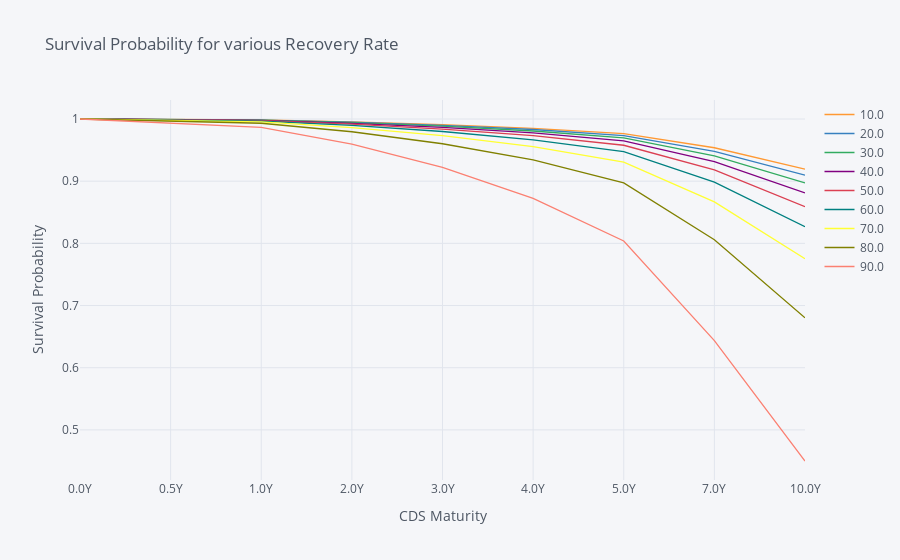

This figure's notebook cell:
### Code cell
# plot probabilities for various recovery rate
sp = pd.DataFrame()

for i in np.arange(0.1, 1, 0.1):
    sp[i] = get_survival_probability(UAE.tenor,UAE.disc_factors,UAE.mid,i)['Survival']

sp.columns = np.around(sp.columns*100)
sp.index = [str(i)+'Y' for i in Survival_data.Maturity.unique()]
sp.iplot(title='Survival Probability for various Recovery Rate',
         xTitle='CDS Maturity', 
         yTitle='Survival Probability',
         labels = sp.columns)

### Figure 1 — Plotly figure (JSON) as saved in the notebook; plotly's stock layout.template omitted (floating-point values rounded to 4 significant figures)
{"data": [{"line": {"color": "rgba(255, 153, 51, 1.0)", "dash": "solid", "shape": "linear", "width": 1.3}, "mode": "lines", "name": "10.0", "text": "", "type": "scatter", "x": ["0.0Y", "0.5Y", "1.0Y", "2.0Y", "3.0Y", "4.0Y", "5.0Y", "7.0Y", "10.0Y"], "y": [1, 0.9993, 0.9985, 0.9954, 0.991, 0.985, 0.9763, 0.9537, 0.9193]}, {"line": {"color": "rgba(55, 128, 191, 1.0)", "dash": "solid", "shape": "linear", "width": 1.3}, "mode": "lines", "name": "20.0", "text": "", "type": "scatter", "x": ["0.0Y", "0.5Y", "1.0Y", "2.0Y", "3.0Y", "4.0Y", "5.0Y", "7.0Y", "10.0Y"], "y": [1, 0.9992, 0.9983, 0.9948, 0.9899, 0.9831, 0.9734, 0.9481, 0.9097]}, {"line": {"color": "rgba(50, 171, 96, 1.0)", "dash": "solid", "shape": "linear", "width": 1.3}, "mode": "lines", "name": "30.0", "text": "", "type": "scatter", "x": ["0.0Y", "0.5Y", "1.0Y", "2.0Y", "3.0Y", "4.0Y", "5.0Y", "7.0Y", "10.0Y"], "y": [1, 0.9991, 0.998, 0.9941, 0.9885, 0.9807, 0.9697, 0.9409, 0.8974]}, {"line": {"color": "rgba(128, 0, 128, 1.0)", "dash": "solid", "shape": "linear", "width": 1.3}, "mode": "lines", "name": "40.0", "text": "", "type": "scatter", "x": ["0.0Y", "0.5Y", "1.0Y", "2.0Y", "3.0Y", "4.0Y", "5.0Y", "7.0Y", "10.0Y"], "y": [1, 0.9989, 0.9977, 0.9931, 0.9865, 0.9776, 0.9647, 0.9313, 0.8812]}, {"line": {"color": "rgba(219, 64, 82, 1.0)", "dash": "solid", "shape": "linear", "width": 1.3}, "mode": "lines", "name": "50.0", "text": "", "type": "scatter", "x": ["0.0Y", "0.5Y", "1.0Y", "2.0Y", "3.0Y", "4.0Y", "5.0Y", "7.0Y", "10.0Y"], "y": [1, 0.9987, 0.9973, 0.9917, 0.9839, 0.9731, 0.9578, 0.9181, 0.8591]}, {"line": {"color": "rgba(0, 128, 128, 1.0)", "dash": "solid", "shape": "linear", "width": 1.3}, "mode": "lines", "name": "60.0", "text": "", "type": "scatter", "x": ["0.0Y", "0.5Y", "1.0Y", "2.0Y", "3.0Y", "4.0Y", "5.0Y", "7.0Y", "10.0Y"], "y": [1, 0.9984, 0.9966, 0.9897, 0.9799, 0.9665, 0.9475, 0.8985, 0.8267]}, {"line": {"color": "rgba(255, 255, 51, 1.0)", "dash": "solid", "shape": "linear", "width": 1.3}, "mode": "lines", "name": "70.0", "text": "", "type": "scatter", "x": ["0.0Y", "0.5Y", "1.0Y", "2.0Y", "3.0Y", "4.0Y", "5.0Y", "7.0Y", "10.0Y"], "y": [1, 0.9978, 0.9954, 0.9863, 0.9733, 0.9556, 0.9305, 0.8667, 0.7751]}, {"line": {"color": "rgba(128, 128, 0, 1.0)", "dash": "solid", "shape": "linear", "width": 1.3}, "mode": "lines", "name": "80.0", "text": "", "type": "scatter", "x": ["0.0Y", "0.5Y", "1.0Y", "2.0Y", "3.0Y", "4.0Y", "5.0Y", "7.0Y", "10.0Y"], "y": [1, 0.9967, 0.9932, 0.9795, 0.9602, 0.9341, 0.8973, 0.8059, 0.6802]}, {"line": {"color": "rgba(251, 128, 114, 1.0)", "dash": "solid", "shape": "linear", "width": 1.3}, "mode": "lines", "name": "90.0", "text": "", "type": "scatter", "x": ["0.0Y", "0.5Y", "1.0Y", "2.0Y", "3.0Y", "4.0Y", "5.0Y", "7.0Y", "10.0Y"], "y": [1, 0.9935, 0.9864, 0.9595, 0.9221, 0.8724, 0.8039, 0.6436, 0.45]}], "layout": {"legend": {"bgcolor": "#F5F6F9", "font": {"color": "#4D5663"}}, "paper_bgcolor": "#F5F6F9", "plot_bgcolor": "#F5F6F9", "title": {"font": {"color": "#4D5663"}, "text": "Survival Probability for various Recovery Rate"}, "xaxis": {"gridcolor": "#E1E5ED", "showgrid": true, "tickfont": {"color": "#4D5663"}, "title": {"font": {"color": "#4D5663"}, "text": "CDS Maturity"}, "zerolinecolor": "#E1E5ED"}, "yaxis": {"gridcolor": "#E1E5ED", "showgrid": true, "tickfont": {"color": "#4D5663"}, "title": {"font": {"color": "#4D5663"}, "text": "Survival Probability"}, "zerolinecolor": "#E1E5ED"}}}
